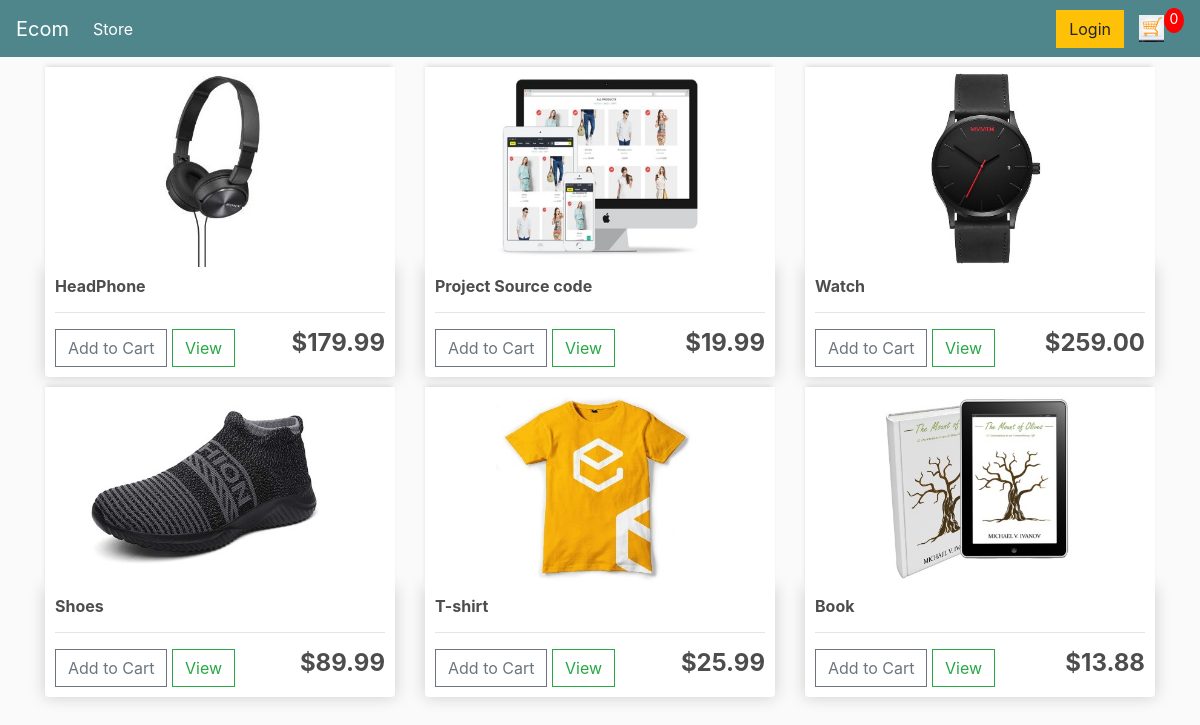
The page / on the database its author committed.
### store/models.py (models this page shows, shortened)
class Product(models.Model):
  name=models.CharField(max_length=200,null=True)
  price=models.FloatField()
  digital=models.BooleanField(default=False, null=True, blank=False)
  image=models.ImageField(null=True,blank=True)
  @property
  def imageURL(self):
	  try:
		  url = self.image.url
	  except:
		  url = ''
	  return url

### store/views.py (the view)
# urls.py: path('', include('store.urls'))
def store(request):
  products=Product.objects.all()
  context={'products':products}
  return render(request,'store/store.html',context)

### store/templates/store/store.html
{% extends 'store/main.html' %} {% load static %} {% block content%}
<div class="row">
  {%for product in products%}
  <div class="col-lg-4">
    <img src="{{ product.imageURL }}" alt="" class="thumbnail" />
    <div class="box-element product">
      <h6><strong>{{product.name}}</strong></h6>
      <hr />
      <button class="btn btn-outline-secondary add-btn">Add to Cart</button>
      <a href="#" class="btn btn-outline-success">View</a>
      <h4 style="display: inline-block; float: right">
        <strong>${{product.price|floatformat:2}}</strong>
      </h4>
    </div>
  </div>
  {%endfor%}
</div>
{%endblock content%}

### store/templates/store/main.html (shortened to what this page needs)
<!DOCTYPE html>
{% load static %}
<html lang="en">
  <head>
    <link
      rel="stylesheet"
      href="https://stackpath.bootstrapcdn.com/bootstrap/4.4.1/css/bootstrap.min.css"
    />
    <link rel="stylesheet" href="{% static 'css/main.css' %}" />
  </head>
  <body>
    <nav class="navbar navbar-expand-lg navbar-dark bg-dark">
      <a class="navbar-brand" href="{% url 'store'%}">Ecom</a>
      <div class="collapse navbar-collapse" id="navbarSupportedContent">
        <ul class="navbar-nav mr-auto">
          <li class="nav-item active">
            <a class="nav-link" href="{% url 'store'%}"
              >Store <span class="sr-only">(current)</span></a
            >
          </li>
        </ul>
        <div class="form-inline my-2 my-lg-0">
          <a href="#" class="btn btn-warning">Login</a>
          <a href="{% url 'cart' %}">
            <img id="cart-icon" src="{% static 'images/cart.jpg' %}" />
          </a>
          <p id="cart-total">0</p>
        </div>
      </div>
    </nav>
    <div class="container">{% block content %} {% endblock content %}</div>
  </body>
</html>

### static/css/main.css (style rules this page uses)
body { background-color: hsl(0, 0%, 98%); }
h1, h2, h3, h4, h5, h6 { color: hsl(0, 0%, 30%); }
.box-element { box-shadow: hsl(0, 0%, 80%) 0 0 16px; background-color: #fff; border-radius: 4px; padding: 10px; }
.thumbnail { width: 100%; height: 200px; -webkit-box-shadow: -1px -3px 5px -2px rgba(214, 214, 214, 1); -moz-box-shadow: -1px -3px 5px -2px rgba(214, 214, 214, 1); box-shadow: -1px -3px 5px -2px rgba(214, 214, 214, 1); }
.product { border-radius: 0 0 4px 4px; }
.bg-dark { background-color: #4f868c !important; }
#cart-icon { width: 25px; display: inline-block; margin-left: 15px; }
#cart-total { display: block; text-align: center; color: #fff; background-color: red; width: 20px; height: 25px; border-radius: 50%; font-size: 14px; }
.col-lg-4, .col-lg-6, .col-lg-8, .col-lg-12 { margin-top: 10px; }
.btn { border-radius: 0; }

### rows shown on the page
Product: imageURL (picture), name "HeadPhone", price "179.99"
Product: imageURL (picture), name "Project Source code", price "19.99"
Product: imageURL (picture), name "Watch", price "259.00"
Product: imageURL (picture), name "Shoes", price "89.99"
Product: imageURL (picture), name "T-shirt", price "25.99"
Product: imageURL (picture), name "Book", price "13.88"
